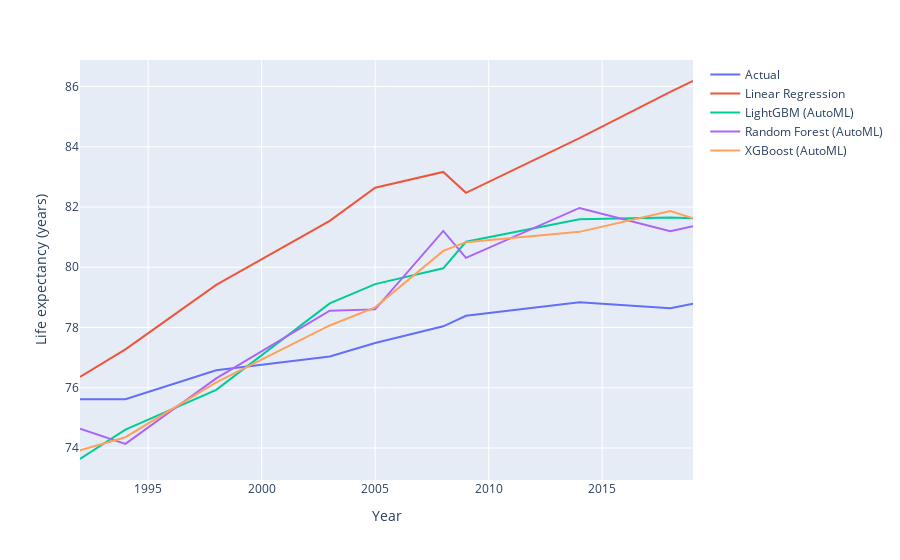

The code cell stored with this chart in its notebook:
### Code cell
#| title: "United States: Actual vs Predicted (All Models)"
country = "United States"  # change if your dataset uses a different name

us = preds[preds["country_name"] == country].copy()
us = us.sort_values("year")

us_series_cols = [
    "y_actual",
    "y_pred_linear_regression",
    "y_pred_lgbm",
    "y_pred_rf",
    "y_pred_xgboost",
]

us_wide = us[["year"] + us_series_cols].copy()

us_long = us_wide.melt(
    id_vars="year",
    value_vars=us_series_cols,
    var_name="series",
    value_name="life_expectancy",
)

us_series_labels = {
    "y_actual": "Actual",
    "y_pred_linear_regression": "Linear Regression",
    "y_pred_lgbm": "LightGBM (AutoML)",
    "y_pred_rf": "Random Forest (AutoML)",
    "y_pred_xgboost": "XGBoost (AutoML)",
}

us_long["series"] = us_long["series"].map(us_series_labels)

fig = px.line(
    us_long,
    x="year",
    y="life_expectancy",
    color="series",
    labels={
        "year": "Year",
        "life_expectancy": "Life expectancy (years)",
        "series": "Series",
    },
)
fig.update_layout(legend_title_text="", hovermode="x unified")
fig

### Figure 1 — Plotly figure (JSON) as saved in the notebook; plotly's stock layout.template omitted (floating-point values rounded to 4 significant figures)
{"data": [{"hovertemplate": "Series=Actual<br>Year=%{x}<br>Life expectancy (years)=%{y}<extra></extra>", "legendgroup": "Actual", "line": {"color": "#636efa", "dash": "solid"}, "marker": {"symbol": "circle"}, "mode": "lines", "name": "Actual", "orientation": "v", "showlegend": true, "type": "scatter", "x": [1992, 1994, 1998, 2003, 2005, 2008, 2009, 2014, 2018, 2019], "xaxis": "x", "y": [75.62, 75.62, 76.58, 77.04, 77.49, 78.04, 78.39, 78.84, 78.64, 78.79], "yaxis": "y"}, {"hovertemplate": "Series=Linear Regression<br>Year=%{x}<br>Life expectancy (years)=%{y}<extra></extra>", "legendgroup": "Linear Regression", "line": {"color": "#EF553B", "dash": "solid"}, "marker": {"symbol": "circle"}, "mode": "lines", "name": "Linear Regression", "orientation": "v", "showlegend": true, "type": "scatter", "x": [1992, 1994, 1998, 2003, 2005, 2008, 2009, 2014, 2018, 2019], "xaxis": "x", "y": [76.36, 77.28, 79.41, 81.54, 82.64, 83.16, 82.47, 84.29, 85.82, 86.18], "yaxis": "y"}, {"hovertemplate": "Series=LightGBM (AutoML)<br>Year=%{x}<br>Life expectancy (years)=%{y}<extra></extra>", "legendgroup": "LightGBM (AutoML)", "line": {"color": "#00cc96", "dash": "solid"}, "marker": {"symbol": "circle"}, "mode": "lines", "name": "LightGBM (AutoML)", "orientation": "v", "showlegend": true, "type": "scatter", "x": [1992, 1994, 1998, 2003, 2005, 2008, 2009, 2014, 2018, 2019], "xaxis": "x", "y": [73.63, 74.61, 75.93, 78.8, 79.44, 79.97, 80.85, 81.59, 81.65, 81.63], "yaxis": "y"}, {"hovertemplate": "Series=Random Forest (AutoML)<br>Year=%{x}<br>Life expectancy (years)=%{y}<extra></extra>", "legendgroup": "Random Forest (AutoML)", "line": {"color": "#ab63fa", "dash": "solid"}, "marker": {"symbol": "circle"}, "mode": "lines", "name": "Random Forest (AutoML)", "orientation": "v", "showlegend": true, "type": "scatter", "x": [1992, 1994, 1998, 2003, 2005, 2008, 2009, 2014, 2018, 2019], "xaxis": "x", "y": [74.64, 74.14, 76.31, 78.56, 78.6, 81.2, 80.31, 81.97, 81.2, 81.36], "yaxis": "y"}, {"hovertemplate": "Series=XGBoost (AutoML)<br>Year=%{x}<br>Life expectancy (years)=%{y}<extra></extra>", "legendgroup": "XGBoost (AutoML)", "line": {"color": "#FFA15A", "dash": "solid"}, "marker": {"symbol": "circle"}, "mode": "lines", "name": "XGBoost (AutoML)", "orientation": "v", "showlegend": true, "type": "scatter", "x": [1992, 1994, 1998, 2003, 2005, 2008, 2009, 2014, 2018, 2019], "xaxis": "x", "y": [73.92, 74.36, 76.18, 78.07, 78.67, 80.54, 80.83, 81.18, 81.87, 81.62], "yaxis": "y"}], "layout": {"hovermode": "x unified", "legend": {"title": {"text": ""}, "tracegroupgap": 0}, "margin": {"t": 60}, "xaxis": {"anchor": "y", "domain": [0, 1], "title": {"text": "Year"}}, "yaxis": {"anchor": "x", "domain": [0, 1], "title": {"text": "Life expectancy (years)"}}}}
